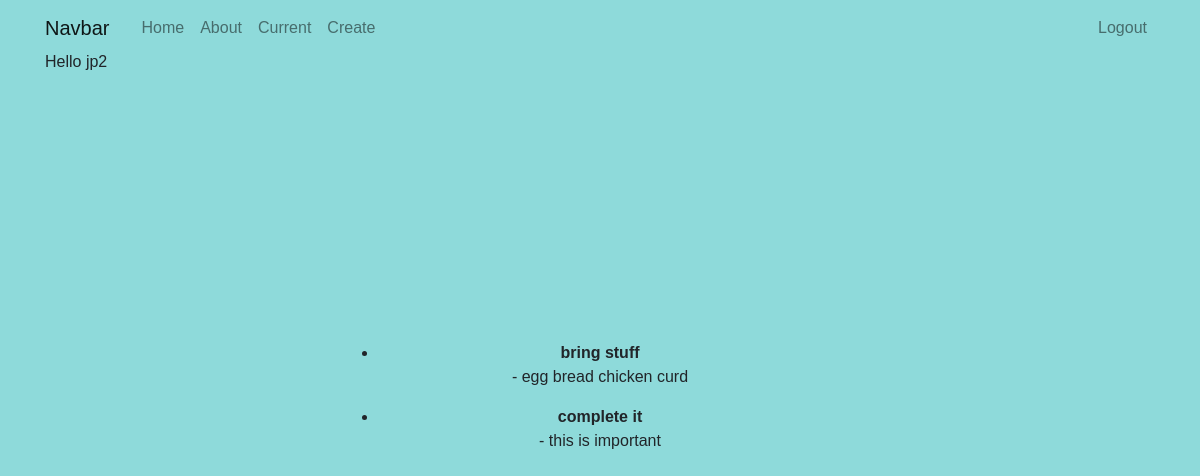
The app's page /current/ (signed in), older data.
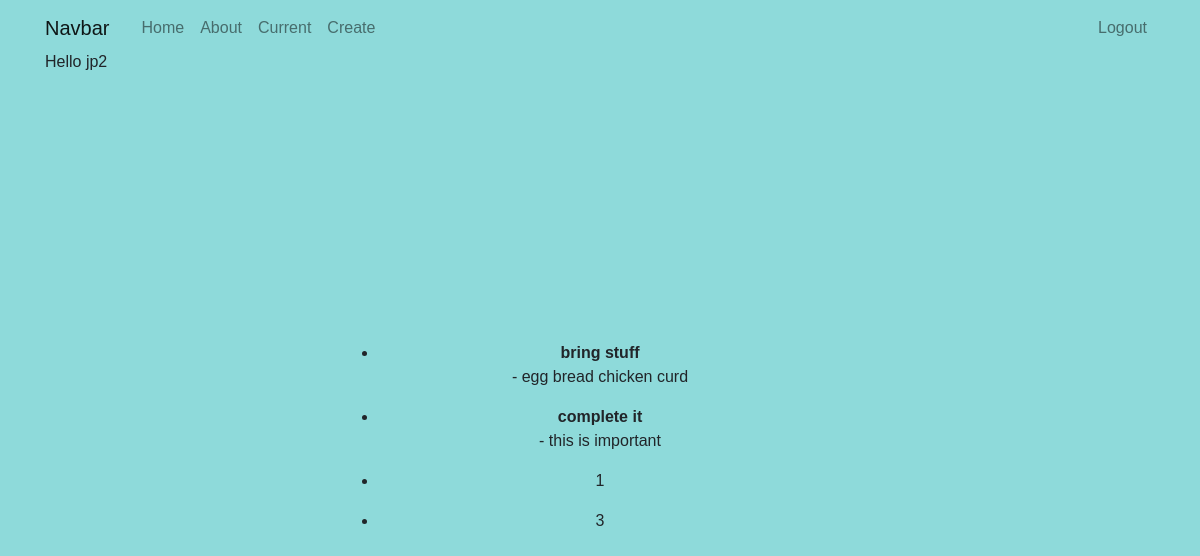
The same page, newer data.
### todo/models.py (models this page shows, shortened)
class Todo(models.Model):
    title = models.CharField(max_length=100)
    memo = models.TextField(blank=True)
    important = models.BooleanField(default=False)
    created = models.DateTimeField(auto_now_add=True)
    datecompleted = models.DateTimeField(null=True,blank=True)
    user = models.ForeignKey(User,on_delete = models.CASCADE)

### todo/views.py (the view)
# urls.py: path('current/',views.current,name = 'current'),
def current(request):
    todos = Todo.objects.filter(user=request.user)          # select the todo list of user logged in.
    return render(request,'todo/current.html', {'todos':todos})

### todo/templates/todo/current.html
{% extends 'todo/base.html' %}
{% block content %}
<div style="margin-top: 100px;">
        <div class="welcome-text">
            {% for  todo in todos %}
                <ul>
                    <li>{% if todo.important %}<b>{% endif %} {{ todo.title }}  {% if todo.important %} </b> {% endif %} </li>
                    {% if todo.important %} - {{ todo.memo }} {% endif %}
                </ul>
            {% endfor %}
        </div>
</div>
{% endblock %}

### todo/templates/todo/base.html (shortened to what this page needs)
<!doctype html>
<html lang="en">
<head>
  {% load static %}
  <link rel="stylesheet" href="https://cdn.jsdelivr.net/npm/bootstrap@4.6.0/dist/css/bootstrap.min.css"
>
  <link rel="stylesheet" href="{% static 'todo/custom.css' %}">
</head>
<body>
  <div class="container mr-auto">
    <nav class="navbar navbar-expand-md navbar-light bg-steel fixed-top">
      <div class="container">
        <a class="navbar-brand mr-4" href="{% url 'home' %}">Navbar</a>
        <div class="collapse navbar-collapse" id="navbarToggle">
          <div class="navbar-nav mr-auto">
            <a class="nav-item nav-link" href="{% url 'home' %}">Home</a>
            <a class="nav-item nav-link" href="{% url 'about' %}">About</a>
            {% if user.is_authenticated %}
            <a class="nav-item nav-link" href="{% url 'current' %}">Current</a>
            <a class="nav-item nav-link" href="{% url 'createtodo' %}">Create</a>
            {% endif %}
          </div>
          <div class="navbar-nav">
            {% if user.is_authenticated %}
            <a class="nav-item nav-link" href="{% url 'logoutuser' %}">Logout</a>
            {% else %}
            <a class="nav-item nav-link" href="{% url 'loginuser' %}">Login</a>
            <a class="nav-item nav-link" href="{% url 'signupuser' %}">SignUp</a>
            {% endif %}
          </div>
        </div>
      </div>
    </nav>
  </div>
  <div class="container">
    <div style="margin-top: 50px;">
    {% if user.is_authenticated %}
    Hello {{ user.username}} <br>
    {% endif %}
    </div>
    {% block content %}
    {% endblock %}
  </div>
</body>
</html>

### todo/static/todo/custom.css (style rules this page uses)
body { background-color: rgb(142, 218, 218); }
* { margin: 0; padding: 0; }
body { font-family: 'Poppins', sans-serif; }
.welcome-text { position: relative; margin: 15% 30%; padding: 100px 0; text-align: center; background-position: center; }

Row changes from the older to the newer data that the page shows:
added Todo: title "1"
added Todo: title "3"
